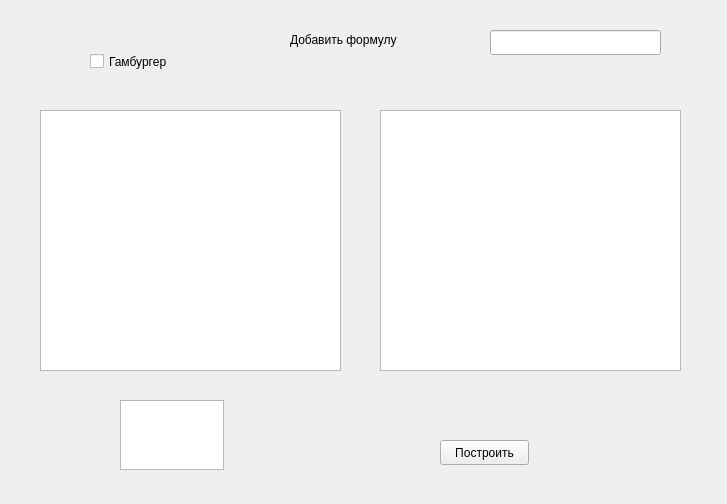
<?xml version="1.0" encoding="UTF-8"?>
<ui version="4.0">
 <class>Dialog</class>
 <widget class="QWidget" name="Dialog">
  <property name="windowModality">
   <enum>Qt::WindowModal</enum>
  </property>
  <property name="geometry">
   <rect>
    <x>0</x>
    <y>0</y>
    <width>727</width>
    <height>504</height>
   </rect>
  </property>
  <property name="windowTitle">
   <string>Графики</string>
  </property>
  <widget class="QListView" name="listViewGrapth">
   <property name="geometry">
    <rect>
     <x>40</x>
     <y>110</y>
     <width>301</width>
     <height>261</height>
    </rect>
   </property>
  </widget>
  <widget class="QListWidget" name="listWidgetGrapth">
   <property name="geometry">
    <rect>
     <x>380</x>
     <y>110</y>
     <width>301</width>
     <height>261</height>
    </rect>
   </property>
  </widget>
  <widget class="QPushButton" name="pushBuild">
   <property name="geometry">
    <rect>
     <x>440</x>
     <y>440</y>
     <width>89</width>
     <height>25</height>
    </rect>
   </property>
   <property name="text">
    <string>Построить</string>
   </property>
  </widget>
  <widget class="QLineEdit" name="lineGrapth">
   <property name="geometry">
    <rect>
     <x>490</x>
     <y>30</y>
     <width>171</width>
     <height>25</height>
    </rect>
   </property>
  </widget>
  <widget class="QLabel" name="label">
   <property name="geometry">
    <rect>
     <x>290</x>
     <y>30</y>
     <width>201</width>
     <height>20</height>
    </rect>
   </property>
   <property name="text">
    <string>Добавить формулу</string>
   </property>
  </widget>
  <widget class="QPlainTextEdit" name="check">
   <property name="geometry">
    <rect>
     <x>120</x>
     <y>400</y>
     <width>104</width>
     <height>70</height>
    </rect>
   </property>
  </widget>
  <widget class="QCheckBox" name="Gamburger">
   <property name="geometry">
    <rect>
     <x>90</x>
     <y>50</y>
     <width>92</width>
     <height>23</height>
    </rect>
   </property>
   <property name="text">
    <string>Гамбургер</string>
   </property>
   <property name="checked">
    <bool>false</bool>
   </property>
  </widget>
  <zorder>listViewGrapth</zorder>
  <zorder>pushBuild</zorder>
  <zorder>lineGrapth</zorder>
  <zorder>label</zorder>
  <zorder>listWidgetGrapth</zorder>
  <zorder>check</zorder>
  <zorder>Gamburger</zorder>
 </widget>
 <resources/>
 <connections/>
</ui>
